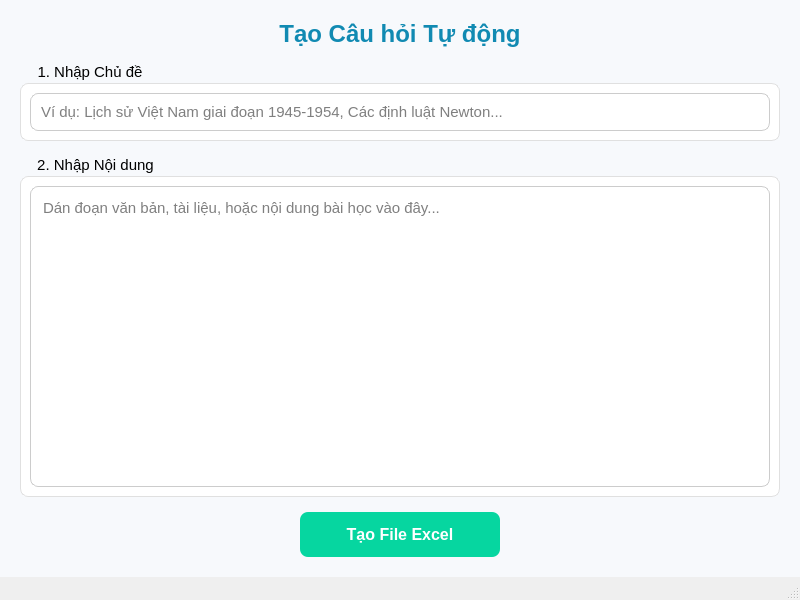
<?xml version="1.0" encoding="UTF-8"?>
<ui version="4.0">
 <class>MainWindow</class>
 <widget class="QMainWindow" name="MainWindow">
  <property name="geometry">
   <rect>
    <x>0</x>
    <y>0</y>
    <width>800</width>
    <height>600</height>
   </rect>
  </property>
  <property name="windowTitle">
   <string>Question Generator</string>
  </property>
  <property name="styleSheet">
   <string notr="true">/* Global Styles */
QWidget#centralwidget {
	background-color: #f7f9fc;
}

QWidget {
	font-family: Segoe UI;
	font-size: 15px;
}

QGroupBox {
    border: 1px solid #e0e0e0;
    border-radius: 8px;
    margin-top: 20px;
	background-color: white;
}

QGroupBox::title {
    subcontrol-origin: margin;
    subcontrol-position: top left;
    left: 10px;
    padding: 0 5px 0 5px;
    background-color: #f7f9fc;
	font-weight: bold;
}

QLineEdit, QTextEdit {
	border: 1px solid #ccc;
	border-radius: 8px;
	padding: 8px;
	background-color: #ffffff;
	font-weight: normal;
}

QLineEdit:focus, QTextEdit:focus {
	border: 1px solid #06d6a0;
}
</string>
  </property>
  <widget class="QWidget" name="centralwidget">
   <layout class="QVBoxLayout" name="verticalLayout_3">
    <property name="spacing">
     <number>15</number>
    </property>
    <property name="leftMargin">
     <number>20</number>
    </property>
    <property name="topMargin">
     <number>20</number>
    </property>
    <property name="rightMargin">
     <number>20</number>
    </property>
    <property name="bottomMargin">
     <number>20</number>
    </property>
    <item>
     <widget class="QLabel" name="titleLabel">
      <property name="text">
       <string>Tạo Câu hỏi Tự động</string>
      </property>
      <property name="styleSheet">
       <string notr="true">font-size: 24px; font-weight: bold; color: #118ab2;</string>
      </property>
      <property name="alignment">
       <set>Qt::AlignCenter</set>
      </property>
     </widget>
    </item>
    <item>
     <widget class="QGroupBox" name="topicGroupBox">
      <property name="title">
       <string>1. Nhập Chủ đề</string>
      </property>
      <layout class="QVBoxLayout" name="verticalLayout">
       <item>
        <widget class="QLineEdit" name="topicLineEdit">
         <property name="placeholderText">
          <string>Ví dụ: Lịch sử Việt Nam giai đoạn 1945-1954, Các định luật Newton...</string>
         </property>
        </widget>
       </item>
      </layout>
     </widget>
    </item>
    <item>
     <widget class="QGroupBox" name="contentGroupBox">
      <property name="title">
       <string>2. Nhập Nội dung</string>
      </property>
      <layout class="QVBoxLayout" name="verticalLayout_2">
       <item>
        <widget class="QTextEdit" name="contentTextEdit">
         <property name="placeholderText">
          <string>Dán đoạn văn bản, tài liệu, hoặc nội dung bài học vào đây...</string>
         </property>
        </widget>
       </item>
      </layout>
     </widget>
    </item>
    <item>
     <layout class="QHBoxLayout" name="horizontalLayout_3">
      <item>
       <spacer name="horizontalSpacer">
        <property name="orientation">
         <enum>Qt::Horizontal</enum>
        </property>
        <property name="sizeHint" stdset="0">
         <size>
          <width>40</width>
          <height>20</height>
         </size>
        </property>
       </spacer>
      </item>
      <item>
       <widget class="QPushButton" name="generateButton">
        <property name="minimumSize">
         <size>
          <width>200</width>
          <height>45</height>
         </size>
        </property>
        <property name="styleSheet">
         <string notr="true">QPushButton {
	background-color: #06d6a0;
	color: white;
	border-radius: 8px;
	font-weight: bold;
	font-size: 16px;
	padding: 10px 20px;
}

QPushButton:hover {
	background-color: #05bA88;
}

QPushButton:pressed {
	background-color: #049a73;
}</string>
        </property>
        <property name="text">
         <string>Tạo File Excel</string>
        </property>
       </widget>
      </item>
      <item>
       <spacer name="horizontalSpacer_2">
        <property name="orientation">
         <enum>Qt::Horizontal</enum>
        </property>
        <property name="sizeHint" stdset="0">
         <size>
          <width>40</width>
          <height>20</height>
         </size>
        </property>
       </spacer>
      </item>
     </layout>
    </item>
   </layout>
  </widget>
  <widget class="QStatusBar" name="statusbar"/>
 </widget>
 <resources/>
 <connections/>
</ui>
